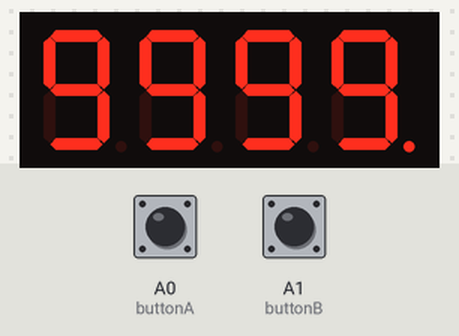
Bench run of a sketch on a simulated Arduino Uno, built with avr-gcc and run on an emulated ATmega328P. On the bench: 4-digit seven-segment display. Inputs (shaded band) come from the test bench; at power-on: A0 (buttonA) HIGH, A1 (buttonB) HIGH.

Above: at 1.2 s.
1.3 s: A0 (buttonA) pulled LOW for 0.15 s
At 2.4 s:
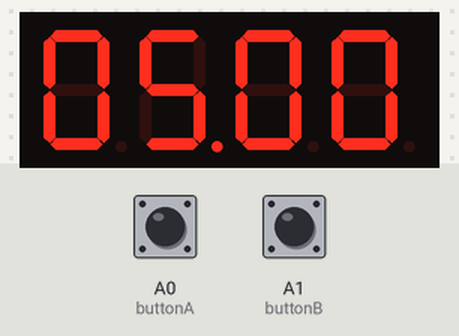
4.1 s: A1 (buttonB) pulled LOW for 0.15 s
At 4.5 s:
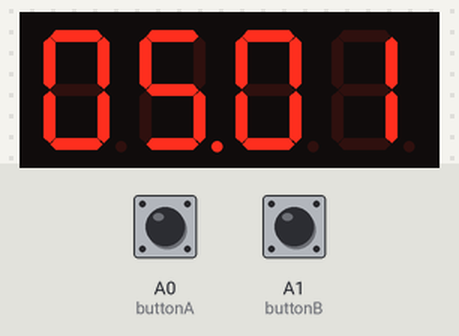
6.1 s: A0 (buttonA) pulled LOW for 1 s
At 9.85 s:
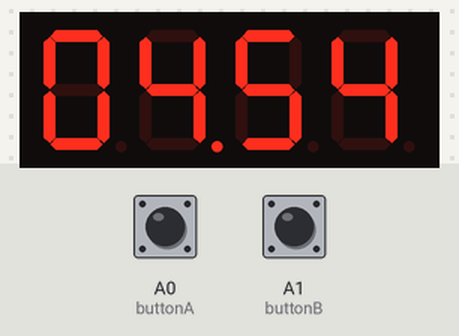
10.1 s: A1 (buttonB) pulled LOW for 1 s
At 11.4 s:
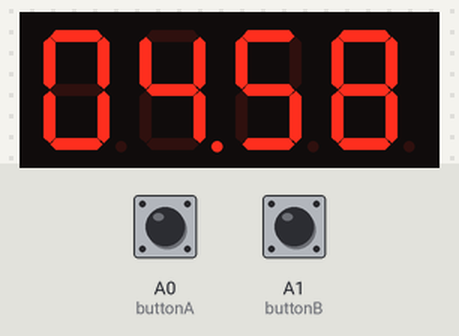
Timing chart, 0 to 13.1 s (numbered marks = the images above; inputs shaded):
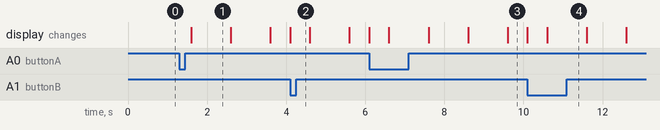

Measured:
- after the input at 1.3 s, the display: changes after 0.30 s (image 1)
- what the display in image 1 shows lasts 1.0 s, from 1.6 s to 2.6 s

The sketch:

chess_clock.ino
```cpp
#include "SevSegShift.h"
SevSeg sevseg;

// timers (seconds)
int play_time = 301;
int play_time_1 = play_time;
int play_time_2 = play_time;

const int buttonA = A0;
const int buttonB = A1;

int ledA = A3;
int ledB = A4;

int ledPlayer1;
int ledPlayer2;

int buttonPlayer1;
int buttonPlayer2;
bool playersAssigned = false;

int activePlayer = 2;
unsigned long previousMillis = 0;
const unsigned long interval = 1000;

void setup() {
  byte numDigits = 4;
  byte digitPins[] = {2, 5, 6, 13};
  byte segmentPins[] = {3, 7, 11, 9, 8, 4, 12, 10};

  sevseg.begin(COMMON_CATHODE, numDigits, digitPins, segmentPins, true,
               false, true, false);
  sevseg.setBrightness(90);

  Serial.begin(9600);
  pinMode(buttonA, INPUT_PULLUP);
  pinMode(buttonB, INPUT_PULLUP);
}

void loop() {

  if (!playersAssigned) {
    if (digitalRead(buttonA) == LOW) {
      buttonPlayer1 = buttonA;
      ledPlayer1 = ledA;
      buttonPlayer2 = buttonB;
      ledPlayer2 = ledB;
      playersAssigned = true;
      activePlayer = 2;
      delay(300);
    }
    else if (digitalRead(buttonB) == LOW) {
      buttonPlayer1 = buttonB;
      ledPlayer1 = ledB;
      buttonPlayer2 = buttonA;
      ledPlayer2 = ledA;
      playersAssigned = true;
      activePlayer = 2;
      delay(300);
    }

    sevseg.setNumber(9999, 0);
    sevseg.refreshDisplay();
    return;
  }


  if (digitalRead(buttonPlayer1) == LOW) {
    activePlayer = 2;
  }

  if (digitalRead(buttonPlayer2) == LOW) {
    activePlayer = 1;
  }


  unsigned long currentMillis = millis();


  if (currentMillis - previousMillis >= interval) {
    previousMillis = currentMillis;

    if (activePlayer == 1 && play_time_1 > 0) play_time_1--;
    if (activePlayer == 2 && play_time_2 > 0) play_time_2--;
  }


  int t = (activePlayer == 1) ? play_time_1 : play_time_2;
  int minutes = t / 60;
  int seconds = t % 60;

  sevseg.setNumber(minutes * 100 + seconds, 2);
  sevseg.refreshDisplay();

  if (play_time_1 == 0 || play_time_2 == 0) {
    if (play_time_1 == 0){
      digitalWrite(ledPlayer1, HIGH);
    } else{
      digitalWrite(ledPlayer2, HIGH);
    }
      sevseg.refreshDisplay();
      while (true);
  }
}
```
